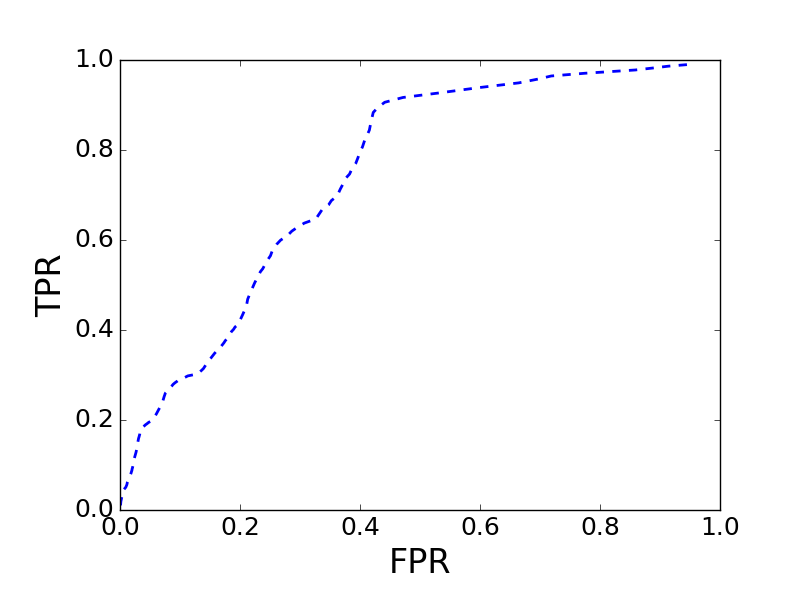

Recreate this plot in Python.
import ast
import compCI
import numpy as np 
import matplotlib.pyplot as plt
from matplotlib.ticker import MultipleLocator, FormatStrFormatter

if __name__ == '__main__':
	sDataFile = '../data/jaccardPC.result'
	fData = open(sDataFile, 'r')

	XList = []
	YList = []

	while True:
		line = fData.readline()
		if not line:
			break

		tmpList = line.split()

		strTmp = ' '.join(tmpList[1:])
		listTmp = ast.literal_eval(strTmp)
		XList.append(listTmp[-1])

		YList.append(listTmp[-2])

	fData.close()

	fig, ax = plt.subplots()
	ax.plot(XList, YList, 'b--', label = 'jaccardPC', linewidth=2.0)

	#majorLocator = MultipleLocator(10)
	#ax.xaxis.set_major_locator(majorLocator)

	for tick in ax.xaxis.get_major_ticks():
		tick.label.set_fontsize(18)

	plt.xlabel('FPR', fontsize=24)

	for tick in ax.yaxis.get_major_ticks():
		tick.label.set_fontsize(18)  

	plt.ylabel('TPR', fontsize=24)
	plt.gcf().subplots_adjust(bottom=0.15)
	plt.gcf().subplots_adjust(left=0.15)

	xmin = 0 #XList[0]  - 0.05
	xmax = 1.0 #XList[-1] + 0.05

	ax.set_xlim(xmin, xmax)

	ymin = 0.0
	ymax = 1.0
	ax.set_ylim(ymin, ymax)

	#fig.canvas.draw()

	#labels = [item.get_text() for item in ax.get_xticklabels()]
	#labels[1] = '-1'
	#labels[2] = '0'

	#ax.set_xticklabels(labels)

	#plt.show()
	fig.savefig('jaccardPC.png')
	plt.close(fig)